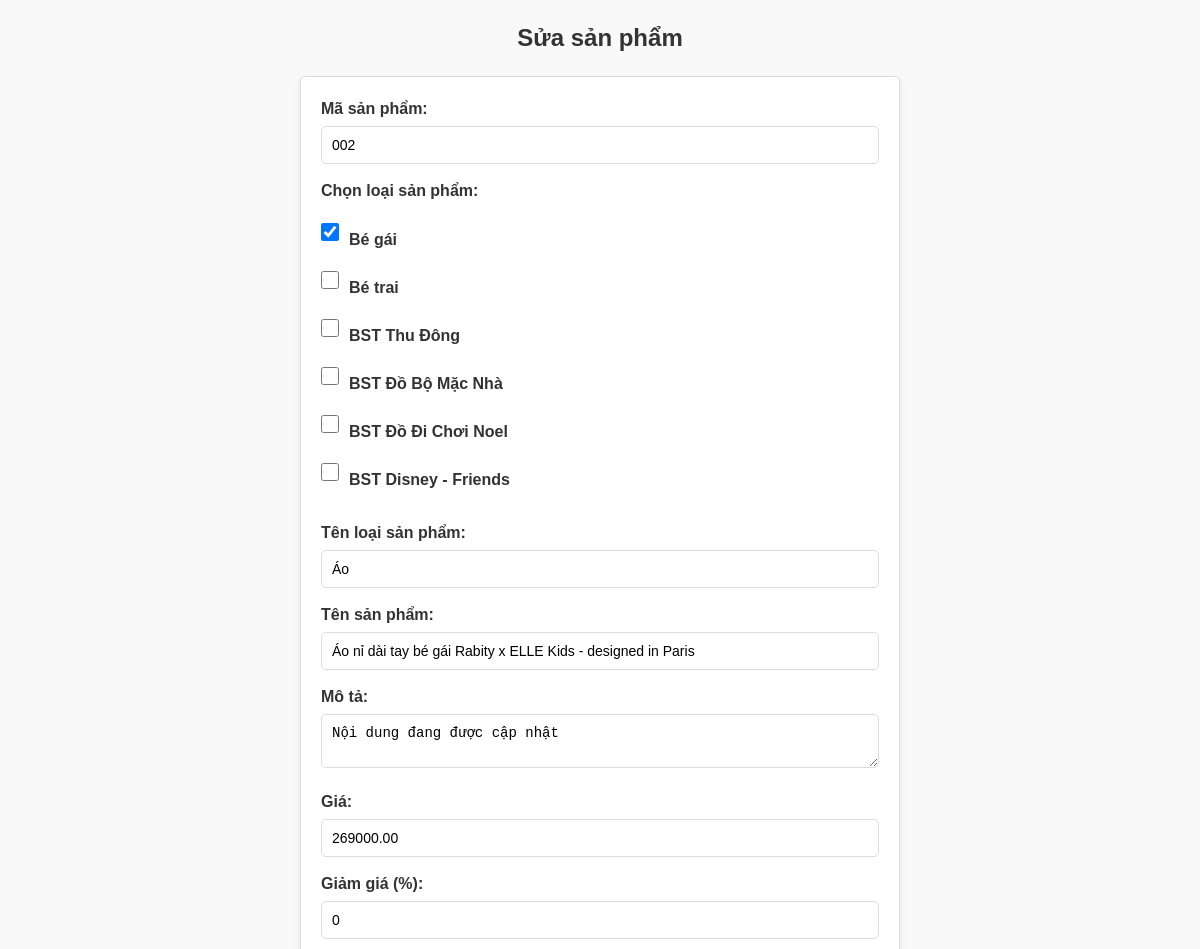
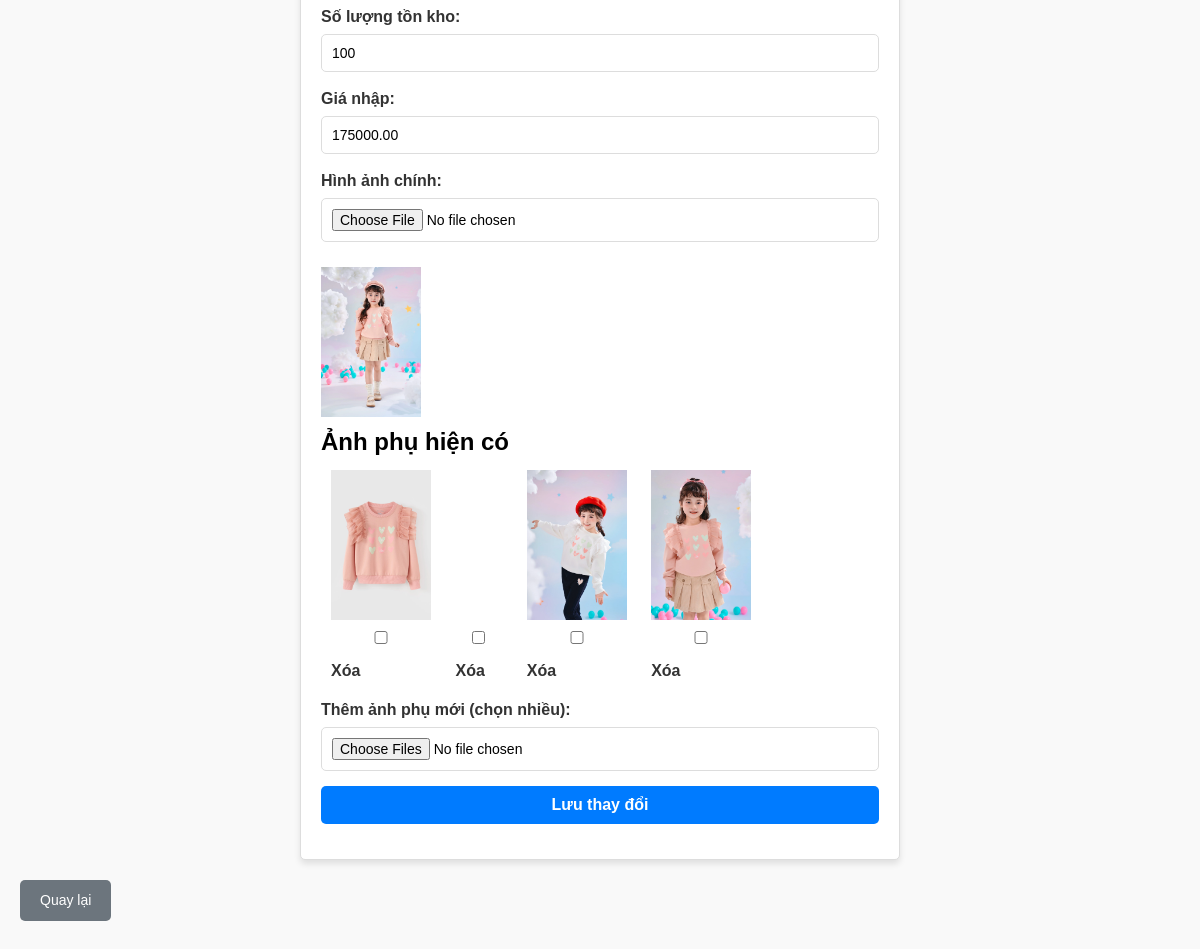
The page /admin/edit_product.php?id=16 (signed in) on the database its author committed (2 pictures, top to bottom).
### tables this page shows
CREATE TABLE `products` (
  `id` int(11) NOT NULL,
  `product_code` varchar(50) NOT NULL,
  `category` varchar(50) NOT NULL,
  `category_name` varchar(50) NOT NULL,
  `name` varchar(255) NOT NULL,
  `image` varchar(255) NOT NULL,
  `description` text NOT NULL,
  `price` decimal(10,2) NOT NULL,
  `created_at` timestamp NOT NULL DEFAULT current_timestamp(),
  `sale_percentage` int(11) DEFAULT 0,
  `stock` int(11) DEFAULT 50,
  `cost_price` decimal(10,2) DEFAULT NULL,
  `sale_price` decimal(10,2) DEFAULT NULL,
  `sold_quantity` int(11) DEFAULT 0
);

CREATE TABLE `product_images` (
  `id` int(11) NOT NULL,
  `product_id` int(11) NOT NULL,
  `image_path` varchar(255) NOT NULL
);

### admin/edit_product.php (the view, shortened to what this page needs)
<?php
require '../db.php';
$product_id = isset($_GET['id']) ? intval($_GET['id']) : 0;
$stmt = $pdo->prepare("SELECT * FROM products WHERE id = ?");
$stmt->execute([$product_id]);
$product = $stmt->fetch(PDO::FETCH_ASSOC);
$img_stmt = $pdo->prepare("SELECT * FROM product_images WHERE product_id = ?");
$img_stmt->execute([$product_id]);
$additional_images = $img_stmt->fetchAll(PDO::FETCH_ASSOC);
?>
<!DOCTYPE html>
<html lang="en">
<head>
    <link rel="stylesheet" href="../css/admin.css">
</head>
<body>
    <h1>Sửa sản phẩm</h1>
    <form action="" method="POST" enctype="multipart/form-data">
        <label for="product_code">Mã sản phẩm:</label>
        <input type="text" id="product_code" name="product_code" value="<?php echo htmlspecialchars($product['product_code']); ?>" required>
        <label for="category">Chọn loại sản phẩm:</label>
        <div class="checkbox-group">
            <?php
            $categories = ['Bé gái', 'Bé trai', 'BST Thu Đông', 'BST Đồ Bộ Mặc Nhà', 'BST Đồ Đi Chơi Noel', 'BST Disney - Friends'];
            $selected_categories = explode(',', $product['category']);
            foreach ($categories as $cat): ?>
                <label>
                    <input type="checkbox" name="category[]" value="<?php echo $cat; ?>"
                        <?php echo in_array($cat, $selected_categories) ? 'checked' : ''; ?>>
                    <?php echo $cat; ?>
                </label>
            <?php endforeach; ?>
        </div>
        <label for="category_name">Tên loại sản phẩm:</label>
        <input type="text" id="category_name" name="category_name" value="<?php echo htmlspecialchars($product['category_name']); ?>" required>
        <label for="name">Tên sản phẩm:</label>
        <input type="text" id="name" name="name" value="<?php echo htmlspecialchars($product['name']); ?>" required>
        <label for="description">Mô tả:</label>
        <textarea id="description" name="description" required><?php echo htmlspecialchars($product['description']); ?></textarea>
        <label for="price">Giá:</label>
        <input type="number" id="price" name="price" value="<?php echo htmlspecialchars($product['price']); ?>" required>
        <label for="sale_percentage">Giảm giá (%):</label>
        <input type="number" id="sale_percentage" name="sale_percentage" value="<?php echo htmlspecialchars($product['sale_percentage']); ?>" required>
        <label for="stock">Số lượng tồn kho:</label>
        <input type="number" id="stock" name="stock" value="<?php echo htmlspecialchars($product['stock']); ?>" required>
        <label for="cost_price">Giá nhập:</label>
        <input type="number" id="cost_price" name="cost_price" value="<?php echo htmlspecialchars($product['cost_price']); ?>" required>
        <label for="image">Hình ảnh chính:</label>
        <input type="file" id="image" name="image">
        <div style="margin-top:10px;">
            <img src="../uploads/<?php echo htmlspecialchars($product['image']); ?>" alt="Hình ảnh sản phẩm" style="max-width: 100px;">
        </div>
        <h2>Ảnh phụ hiện có</h2>
        <?php if (!empty($additional_images)): ?>
            <div class="additional-images">
                <?php foreach ($additional_images as $img): ?>
                    <div style="display:inline-block; margin:10px;">
                        <img src="../uploads/<?php echo htmlspecialchars($img['image_path']); ?>" alt="" style="width:100px;"><br>
                        <label><input type="checkbox" name="delete_images[]" value="<?php echo $img['id']; ?>"> Xóa</label>
                    </div>
                <?php endforeach; ?>
            </div>
        <?php else: ?>
            <p>Không có ảnh phụ.</p>
        <?php endif; ?>
        <label for="additional_images">Thêm ảnh phụ mới (chọn nhiều):</label>
        <input type="file" id="additional_images" name="additional_images[]" multiple>
        <button type="submit">Lưu thay đổi</button>
    </form>
    <a href="dashboard.php" class="back-btn">Quay lại</a>
</body>
</html>

### css/admin.css (style rules this page uses)
* { margin: 0; padding: 0; box-sizing: border-box; }
body { font-family: Arial, sans-serif; line-height: 1.5; background-color: #f9f9f9; padding: 20px; }
h1 { text-align: center; margin-bottom: 20px; font-size: 24px; color: #333; }
form { max-width: 600px; margin: 0 auto 20px auto; background-color: #fff; border: 1px solid #ddd; border-radius: 5px; padding: 20px; box-shadow: 0 4px 6px rgba(0, 0, 0, 0.1); }
form label { font-weight: bold; margin-bottom: 5px; display: block; color: #333; }
form input, form select, form textarea, form button { width: 100%; padding: 10px; margin-bottom: 15px; border: 1px solid #ddd; border-radius: 5px; font-size: 14px; }
form textarea { resize: vertical; }
form button { background-color: #007bff; color: white; border: none; cursor: pointer; font-size: 16px; font-weight: bold; }
.back-btn { display: inline-block; background-color: #6c757d; color: white; text-decoration: none; padding: 10px 20px; border-radius: 5px; margin-bottom: 20px; font-size: 14px; }
.checkbox-group { display: flex; flex-direction: column; gap: 10px; margin: 20px 0; }
.checkbox-group label { display: flex; align-items: center; font-size: 16px; color: #333; cursor: pointer; }
.checkbox-group input[type="checkbox"] { margin-right: 10px; width: 18px; height: 18px; cursor: pointer; }

### rows shown on the page
products: product_code "002", category "☑", category_name "Áo", name "Áo nỉ dài tay bé gái Rabity x ELLE Kids - designed in Paris", description "Nội dung đang được cập nhật", price "269000.00", sale_percentage "0", stock "100", cost_price "175000.00", image (picture)
product_images: image_path (picture)
product_images: image_path (picture)
product_images: image_path (picture)

### other values the page prints
$cat "Bé gái"
$cat "Bé trai"
$cat "BST Thu Đông"
$cat "BST Đồ Bộ Mặc Nhà"
$cat "BST Đồ Đi Chơi Noel"
$cat "BST Disney - Friends"
